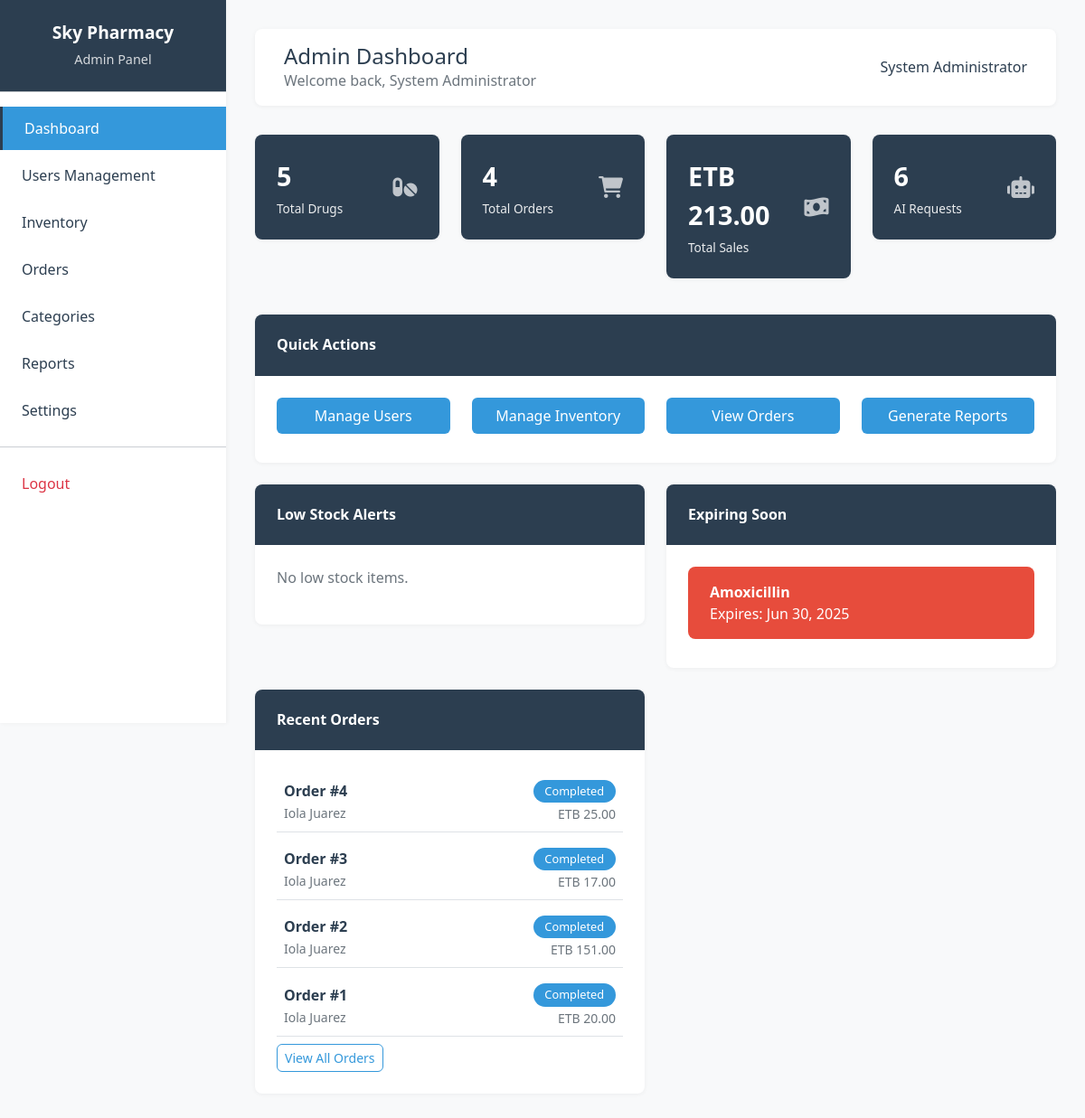
Page /admin/dashboard.php (signed in) on the committed database.
### tables this page shows
CREATE TABLE `users` (
  `id` int(11) NOT NULL,
  `username` varchar(50) NOT NULL,
  `email` varchar(100) NOT NULL,
  `password_hash` varchar(255) NOT NULL,
  `full_name` varchar(100) NOT NULL,
  `role` enum('admin','pharmacist','cashier','customer') NOT NULL DEFAULT 'customer',
  `phone` varchar(20) DEFAULT NULL,
  `address` text DEFAULT NULL,
  `created_at` timestamp NOT NULL DEFAULT current_timestamp(),
  `updated_at` timestamp NOT NULL DEFAULT current_timestamp() ON UPDATE current_timestamp(),
  `is_active` tinyint(1) DEFAULT 1
);

CREATE TABLE `drug_batches` (
  `id` int(11) NOT NULL,
  `drug_id` int(11) NOT NULL,
  `batch_number` varchar(50) NOT NULL,
  `quantity` int(11) NOT NULL,
  `expiry_date` date NOT NULL,
  `manufacturing_date` date DEFAULT NULL,
  `supplier` varchar(200) DEFAULT NULL,
  `created_at` timestamp NOT NULL DEFAULT current_timestamp()
);

CREATE TABLE `drugs` (
  `id` int(11) NOT NULL,
  `name` varchar(200) NOT NULL,
  `generic_name` varchar(200) DEFAULT NULL,
  `category_id` int(11) DEFAULT NULL,
  `description` text DEFAULT NULL,
  `dosage_form` varchar(50) DEFAULT NULL,
  `strength` varchar(50) DEFAULT NULL,
  `manufacturer` varchar(200) DEFAULT NULL,
  `price` decimal(10,2) NOT NULL,
  `cost_price` decimal(10,2) NOT NULL,
  `stock_quantity` int(11) DEFAULT 0,
  `reorder_level` int(11) DEFAULT 10,
  `is_prescription_required` tinyint(1) DEFAULT 0,
  `is_active` tinyint(1) DEFAULT 1,
  `created_at` timestamp NOT NULL DEFAULT current_timestamp(),
  `updated_at` timestamp NOT NULL DEFAULT current_timestamp() ON UPDATE current_timestamp()
);

CREATE TABLE `orders` (
  `id` int(11) NOT NULL,
  `customer_id` int(11) NOT NULL,
  `order_number` varchar(50) NOT NULL,
  `total_amount` decimal(10,2) NOT NULL,
  `status` enum('pending','confirmed','processing','ready','completed','cancelled') DEFAULT 'pending',
  `payment_status` enum('pending','paid','failed') DEFAULT 'pending',
  `payment_method` enum('cash','card','mobile_money') DEFAULT 'cash',
  `cashier_id` int(11) DEFAULT NULL,
  `created_at` timestamp NOT NULL DEFAULT current_timestamp(),
  `updated_at` timestamp NOT NULL DEFAULT current_timestamp() ON UPDATE current_timestamp()
);

### admin/dashboard.php (the view, shortened to what the rows shown need)
<?php
require_once '../classes/Auth.php';
require_once '../classes/Drug.php';
require_once '../classes/Order.php';
$auth = new Auth();
$auth->requireRole('admin');
$user = $auth->getCurrentUser();
$drug = new Drug();
$order = new Order();
$expiring_drugs = $drug->getExpiringDrugs(30);
$recent_orders = $order->getRecentOrders(10);
?>
<!DOCTYPE html>
<html lang="en">
<head>
    <link href="https://cdn.jsdelivr.net/npm/bootstrap@5.1.3/dist/css/bootstrap.min.css" rel="stylesheet">
    <link href="https://cdnjs.cloudflare.com/ajax/libs/font-awesome/6.0.0/css/all.min.css" rel="stylesheet">
    <link href="../assets/css/style.css" rel="stylesheet">
</head>
<body>
    <div class="main-content">
        <div class="top-nav">
            <div class="d-flex justify-content-between align-items-center">
                <div>
                    <h4 class="mb-0">Admin Dashboard</h4>
                    <p class="mb-0 text-muted">Welcome back, <?php echo htmlspecialchars($user['full_name']); ?></p>
                </div>
                <div class="user-info">
                    <span class="user-name"><?php echo htmlspecialchars($user['full_name']); ?></span>
                </div>
            </div>
        </div>
        <div class="row">
            <div class="col-md-6 mb-4">
                <div class="card">
                    <div class="card-body">
                        <?php if (empty($expiring_drugs)): ?>
                            <p class="text-muted">No drugs expiring soon.</p>
                        <?php else: ?>
                            <?php foreach (array_slice($expiring_drugs, 0, 5) as $drug_item): ?>
                                <div class="alert alert-danger mb-2">
                                    <strong><?php echo htmlspecialchars($drug_item['name']); ?></strong>
                                    <br>Expires: <?php echo date('M d, Y', strtotime($drug_item['expiry_date'])); ?>
                                </div>
                            <?php endforeach; ?>
                        <?php endif; ?>
                    </div>
                </div>
            </div>
        </div>
        <div class="row">
            <div class="col-md-6 mb-4">
                <div class="card">
                    <div class="card-body">
                        <?php if (empty($recent_orders)): ?>
                            <p class="text-muted">No recent orders.</p>
                        <?php else: ?>
                            <?php foreach (array_slice($recent_orders, 0, 5) as $order_item): ?>
                                <div class="d-flex justify-content-between align-items-center mb-2 p-2 border-bottom">
                                    <div>
                                        <strong>Order #<?php echo $order_item['id']; ?></strong>
                                        <br><small class="text-muted"><?php echo htmlspecialchars($order_item['customer_name']); ?></small>
                                    </div>
                                    <div class="text-end">
                                        <span class="badge badge-primary"><?php echo ucfirst($order_item['status']); ?></span>
                                        <br><small class="text-muted">ETB <?php echo number_format($order_item['total_amount'], 2); ?></small>
                                    </div>
                                </div>
                            <?php endforeach; ?>
                        <?php endif; ?>
                    </div>
                </div>
            </div>
        </div>
    </div>
</body>
</html>

### rows in the picture
users: full_name "System Administrator"
drug_batches: drug.name "Amoxicillin", expiry_date "Jun 30, 2025"
orders: id "4", customer.full_name "Iola Juarez", status "Completed", total_amount "25.00"
orders: id "3", customer.full_name "Iola Juarez", status "Completed", total_amount "17.00"
orders: id "2", customer.full_name "Iola Juarez", status "Completed", total_amount "151.00"
orders: id "1", customer.full_name "Iola Juarez", status "Completed", total_amount "20.00"

### other values in the picture
$total_drugs "5"
$total_orders "4"
$total_sales "213.00"
$ai_usage_stats[0]['total_requests'] "6"
